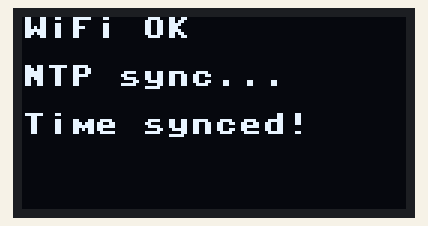
Simulated run of this program. Board: ESP32 board running MicroPython. Parts: 128×64 one-colour display. WiFi joins after 1.5 s; the clock reads 2024-03-15 10:24:30 at power-on unless the program sets it; library files of the repository ran but are not shown: ssd1306.py; what the program prints to the serial console is not drawn.

Above: at 2.6 s.
At 3.88 s:
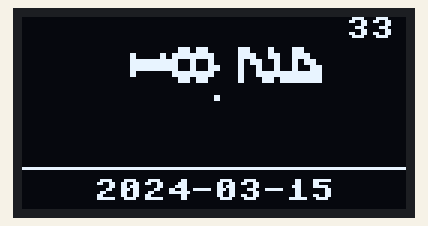
At 12.1 s:
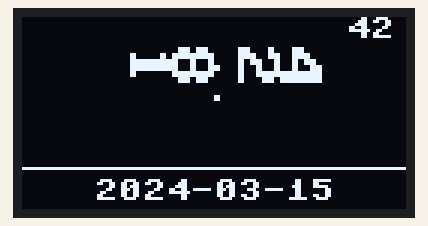
At 16.1 s:
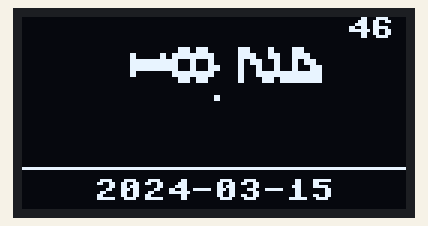
At 20.1 s:
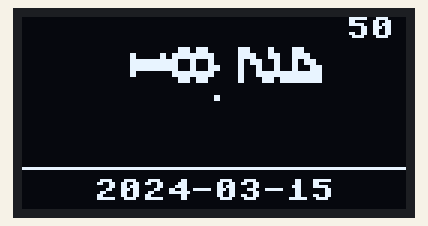
At 38.1 s:
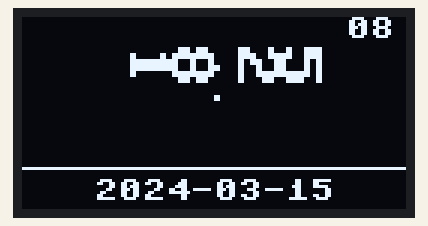

Measured:
- what the display in image 0 shows lasts 1.0 s, from 2.6 s to 3.6 s
- what the display in image 1 shows lasts 0.4 s, from 3.7 s to 4.1 s

The program:

clock_simple.py
```python
"""
SSD1306 时钟程序
- NTP 网络校时 (需配置 WiFi)
- 128x64 大字号时间显示
- 连接: VCC->3.3V, GND->GND, SDA->GPIO21, SCL->GPIO22
"""
import time
import network
import ntptime
from machine import Pin, SoftI2C
from ssd1306 import SSD1306

WIFI_SSID = "Xiaomi_1A5A"
WIFI_PASS = "zyishead"
TZ_OFFSET = 8

# 大号数字字模 (6x8 每字符)
DIGITS = {
    "0": [0x3E, 0x7F, 0x41, 0x41, 0x7F, 0x3E],
    "1": [0x00, 0x42, 0x7F, 0x7F, 0x40, 0x00],
    "2": [0x62, 0x73, 0x59, 0x49, 0x4F, 0x46],
    "3": [0x22, 0x63, 0x49, 0x49, 0x7F, 0x36],
    "4": [0x18, 0x1C, 0x16, 0x13, 0x7F, 0x7F],
    "5": [0x27, 0x67, 0x45, 0x45, 0x7D, 0x39],
    "6": [0x3E, 0x7F, 0x49, 0x49, 0x79, 0x30],
    "7": [0x01, 0x01, 0x71, 0x7D, 0x07, 0x03],
    "8": [0x36, 0x7F, 0x49, 0x49, 0x7F, 0x36],
    "9": [0x06, 0x4F, 0x49, 0x49, 0x7F, 0x3E],
}


def draw_digit(oled, digit, x, y, scale=2):
    pat = DIGITS.get(digit, DIGITS["0"])
    for row, byte_val in enumerate(pat):
        for col in range(8):
            if byte_val & (1 << (7 - col)):
                oled.fill_rect(x + col * scale, y + row * scale, scale, scale, 1)


def connect_wifi(ssid, password):
    wlan = network.WLAN(network.STA_IF)
    wlan.active(True)
    if wlan.isconnected():
        return True
    wlan.connect(ssid, password)
    for _ in range(20):
        if wlan.isconnected():
            return True
        time.sleep(0.5)
    return False


def main():
    print("Initializing OLED...")
    time.sleep(0.5)
    i2c = SoftI2C(Pin(22), Pin(21), freq=100000)
    oled = SSD1306(128, 64, i2c)
    print("OLED ready")

    oled.text("Connecting...", 0, 0)
    oled.show()

    wifi_ok = connect_wifi(WIFI_SSID, WIFI_PASS)
    if wifi_ok:
        print("WiFi connected")
        oled.fill(0)
        oled.text("WiFi OK", 0, 0)
        oled.text("NTP sync...", 0, 16)
        oled.show()
        try:
            ntptime.settime()
            print("NTP synced")
            oled.text("Time synced!", 0, 32)
            oled.show()
            time.sleep(1)
        except Exception as e:
            print("NTP fail:", e)
            oled.text("NTP failed", 0, 32)
            oled.show()
            time.sleep(2)
    else:
        print("No WiFi, using uptime")
        oled.fill(0)
        oled.text("Offline mode", 0, 24)
        oled.show()
        time.sleep(2)

    if wifi_ok:
        start = time.time() + TZ_OFFSET * 3600
    else:
        start_ms = time.ticks_ms()

    last_ss = -1
    print("Clock running...")

    while True:
        if wifi_ok:
            t = time.localtime(time.time() + TZ_OFFSET * 3600)
            yy, mm, dd, hh, mi, ss = t[0], t[1], t[2], t[3], t[4], t[5]
        else:
            elapsed = time.ticks_diff(time.ticks_ms(), start_ms) // 1000
            hh = (elapsed // 3600) % 24
            mi = (elapsed // 60) % 60
            ss = elapsed % 60
            yy, mm, dd = 2025, 1, 1

        if ss == last_ss:
            time.sleep_ms(200)
            continue
        last_ss = ss

        oled.fill(0)

        # 大号时间: HHMM
        time_str = "{:02d}{:02d}".format(hh, mi)
        digit_w, gap, y = 14, 4, 10
        total_w = 4 * digit_w + gap
        sx = (128 - total_w) // 2

        draw_digit(oled, time_str[0], sx, y)
        draw_digit(oled, time_str[1], sx + digit_w, y)
        oled.fill_rect(sx + 2 * digit_w + 2, y + 6, 2, 2, 1)
        oled.fill_rect(sx + 2 * digit_w + 2, y + 16, 2, 2, 1)
        draw_digit(oled, time_str[2], sx + 2 * digit_w + 8, y)
        draw_digit(oled, time_str[3], sx + 3 * digit_w + 8, y)

        # 秒数
        oled.text("{:02d}".format(ss), 108, 0)

        # 日期
        date_str = "{:04d}-{:02d}-{:02d}".format(yy, mm, dd)
        oled.hline(0, 50, 128, 1)
        oled.text(date_str, (128 - len(date_str) * 8) // 2, 54)

        oled.show()
        time.sleep_ms(200)


main()
```
